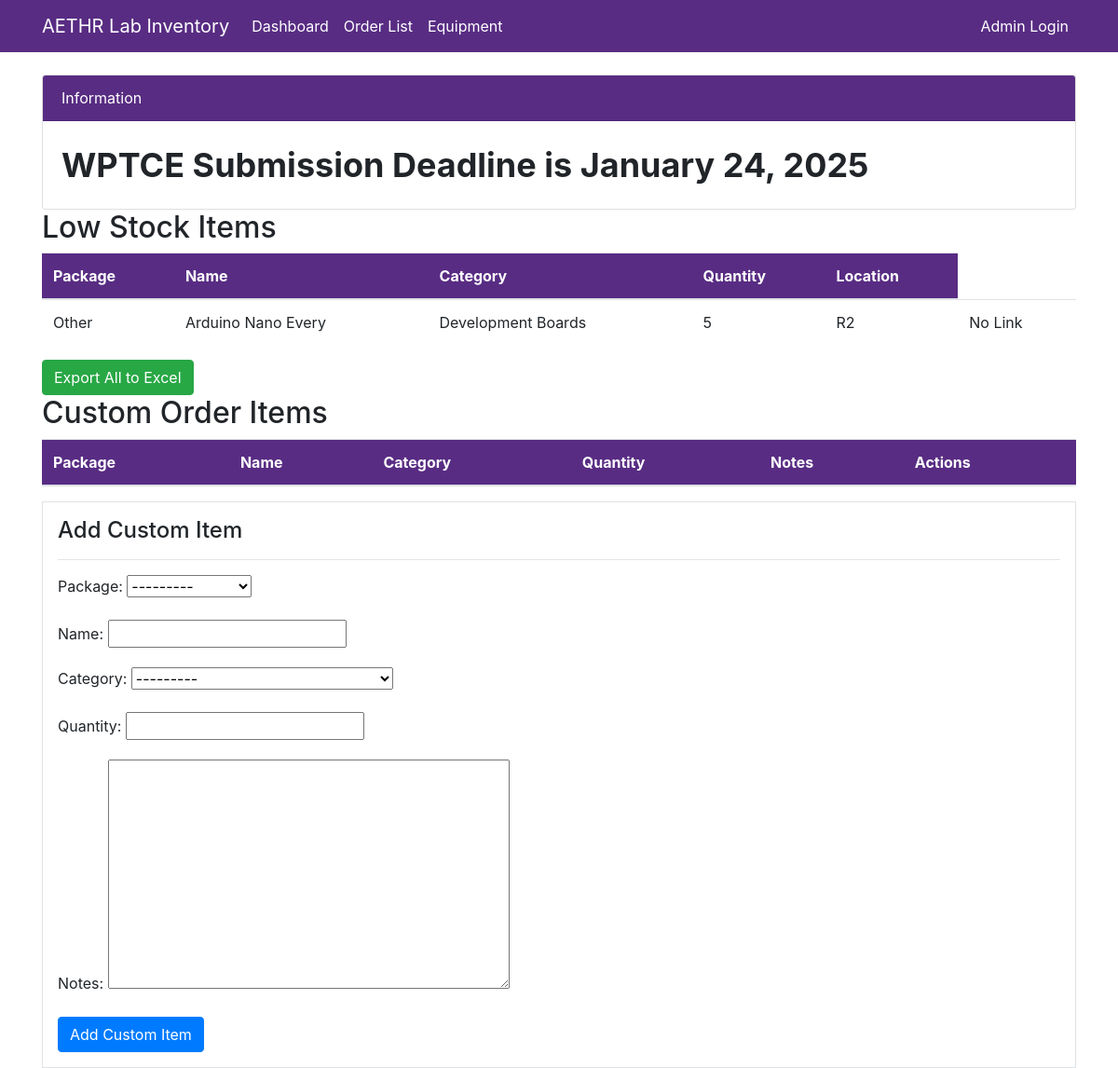
/staff/, run on an earlier commit of the app's database.
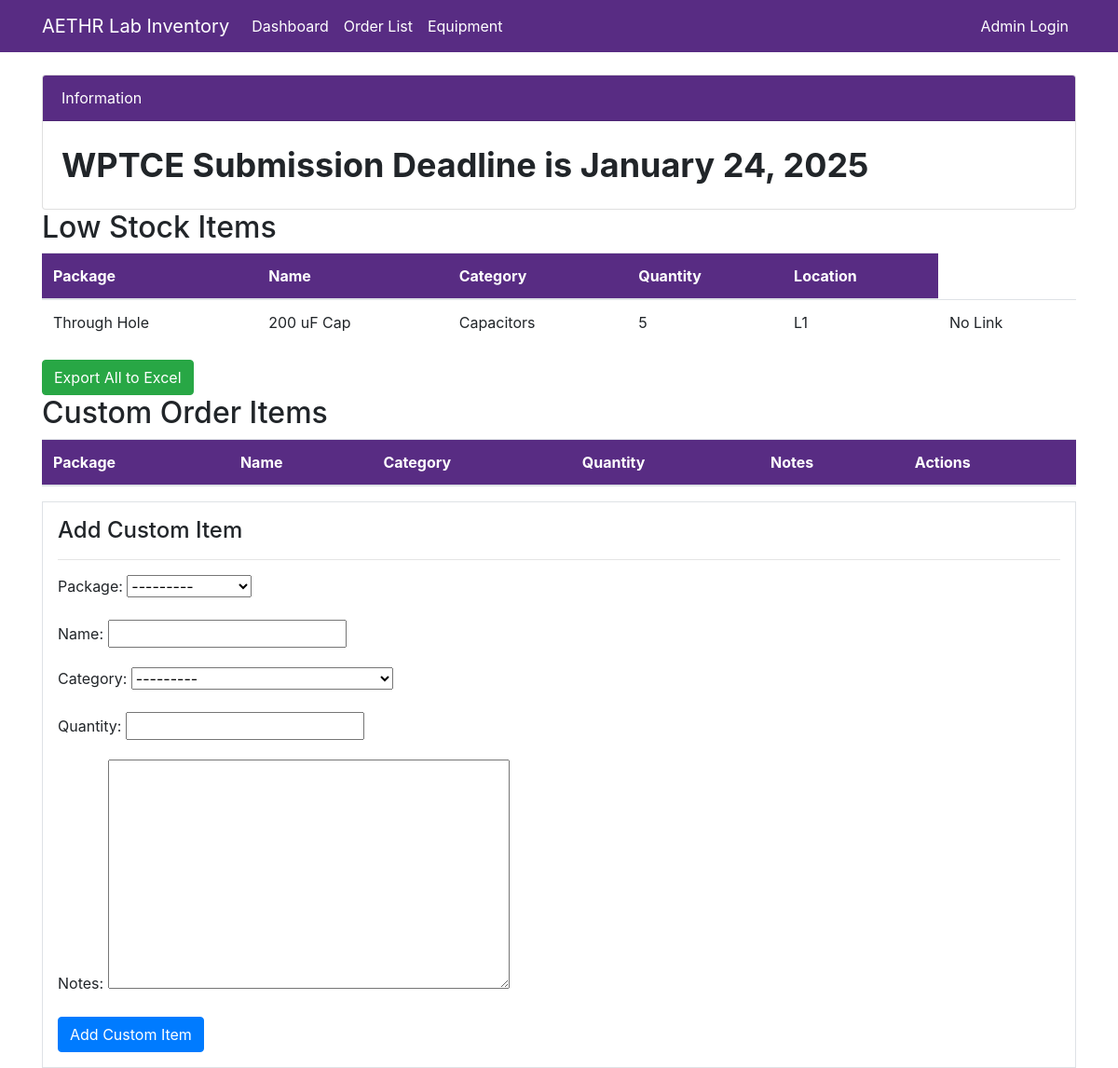
And on a later commit of the database.
### dashboard/models.py (models this page shows, shortened)
class MarqueeText(models.Model):
    text = models.CharField(max_length=255, help_text="Text to display in the marquee")

class Product(models.Model):
    name = models.CharField(max_length=200, null=True)
    package = models.CharField(max_length=20, choices=PACKAGE, null=True)
    category = models.CharField(max_length=50, choices=CATEGORY, null=True)
    quantity = models.PositiveIntegerField(null=True)
    location = models.CharField(max_length=20, null=True)
    link = models.URLField(max_length=500, null=True, blank=True)  # New field for item links

### dashboard/views.py (the view)
# urls.py: path('staff/', views.staff, name='dashboard-staff'),
def staff(request):
    threshold = 10
    low_stock_items = Product.objects.exclude(category='Equipment').filter(quantity__lt=threshold).order_by('category', 'name')
    if request.method == 'POST':
        form = CustomOrderItemForm(request.POST)
        if form.is_valid():
            form.save()
            return redirect('dashboard-staff')
    else:
        form = CustomOrderItemForm()
    custom_items = CustomOrderItem.objects.all().order_by('name')
    context = {
        'items': low_stock_items,
        'custom_items': custom_items,
        'custom_form': form,
    }
    return render(request, 'dashboard/staff.html', context)

### dashboard/forms.py
class CustomOrderItemForm(forms.ModelForm):
    class Meta:
        model = CustomOrderItem
        fields = ['package','name', 'category', 'quantity', 'notes']

### dashboard/context_processors.py (called while the page is built)
def marquee_text_processor(request):
    marquee_text = MarqueeText.objects.first()
    return {'marquee_text': marquee_text}

### templates/dashboard/staff.html (shortened to what this page needs)
{% extends 'partials/base.html' %}
{% block content %}
{% load crispy_forms_tags %}
<div class="container">
    <h2>Low Stock Items</h2>
    <table class="table bg-white" id="lowTable">
        <thead class="custom-navbar">
            <tr class="text-white">
                <th scope="col">Package</th>
                <th scope="col">Name</th>
                <th scope="col">Category</th>
                <th scope="col">Quantity</th>
                <th scope="col">Location</th>
            </tr>
        </thead>
        <tbody>
            {% for item in items %}
            <tr>
                <td>{{ item.package }}</td>
                <td>{{ item.name }}</td>
                <td>{{ item.category }}</td>
                <td>{{ item.quantity }}</td>
                <td>{{ item.location }}</td>
                <td>
                    {% if item.link %}
                    <a href="{{ item.link }}" target="_blank" class="btn btn-primary btn-sm">View</a>
                    {% else %}
                    No Link
                    {% endif %}
                </td>
            </tr>
            {% endfor %}
        </tbody>
    </table>
    <button class="btn btn-success" onclick="exportTablesToExcel()">Export All to Excel</button>
    <h2>Custom Order Items</h2>
    <table class="table bg-white">
        <thead class="custom-navbar">
            <tr class="text-white">
                <th scope="col">Package</th>
                <th scope="col">Name</th>
                <th scope="col">Category</th>
                <th scope="col">Quantity</th>
                <th scope="col">Notes</th>
                <th scope="col">Actions</th>
            </tr>
        </thead>
    </table>
    <div class="border bg-white p-3">
        <h4>Add Custom Item</h4>
        <hr>
        <form method="POST">
            {{ custom_form.as_p }}
            <button type="submit" class="btn btn-primary">Add Custom Item</button>
        </form>
    </div>
</div>
{% endblock %}

### templates/partials/base.html (shortened to what this page needs)
<!doctype html>
<html lang="en">
  <head>
    <link rel="stylesheet" href="https://cdn.jsdelivr.net/npm/bootstrap@4.4.1/dist/css/bootstrap.min.css">
    <link rel="stylesheet" href="https://use.fontawesome.com/releases/v5.15.2/css/all.css"
>
  </head>
  <body>
    {% include 'partials/nav.html' %}
    {% block content %}
    {% endblock %}
  </body>
</html>

### templates/partials/nav.html (shortened to what this page needs)
<nav class="navbar navbar-expand-lg navbar-info custom-navbar">
    <div class="container">
        <a class="navbar-brand text-white" href="{% url 'dashboard-index' %}">AETHR Lab Inventory</a>
        <div class="collapse navbar-collapse" id="navbarSupportedContent">
            <ul class="navbar-nav mr-auto">
                <li class="nav-item active">
                    <a class="nav-link text-white" href="{% url 'dashboard-index' %}">Dashboard </a>
                </li>
                <li class="nav-item active">
                    <a class="nav-link text-white" href="{% url 'dashboard-staff' %}">Order List </a>
                </li>
                <li class="nav-item active">
                    <a class="nav-link text-white" href="{% url 'equipment_page' %}">Equipment </a>
                </li>
            </ul>
            <ul class="navbar-nav ml-auto">
                <li class="nav-item">
                    <a class="nav-link text-white" href="{% url 'admin' %}">Admin Login</a>
                </li>
            </ul>
        </div>
    </div>
</nav>
<br>
<div class="container custom">
    <div class="row mt-12">
        <div class="col-md-12">
            <div class="card">
                <div class="card-header custom-navbar text-white">
                    Information
                </div>
                <div class="card-body">
                    <marquee behavior="" direction="" style="font-size: 36px; font-weight: bold;">
                        {{ marquee_text.text }}
                    </marquee>
                </div>
            </div>
        </div>
    </div>
</div>

### templates/partials/nav.html (style rules this page uses)
.custom-navbar { background-color: #582c83; color: white; }

What changed in the data, as far as the page shows it:
removed Product: package "Other", name "Arduino Nano Every", category "Development Boards", quantity "5", location "R2", shows "No Link"
added Product: package "Through Hole", name "200 uF Cap", category "Capacitors", quantity "5", location "L1", shows "No Link"
